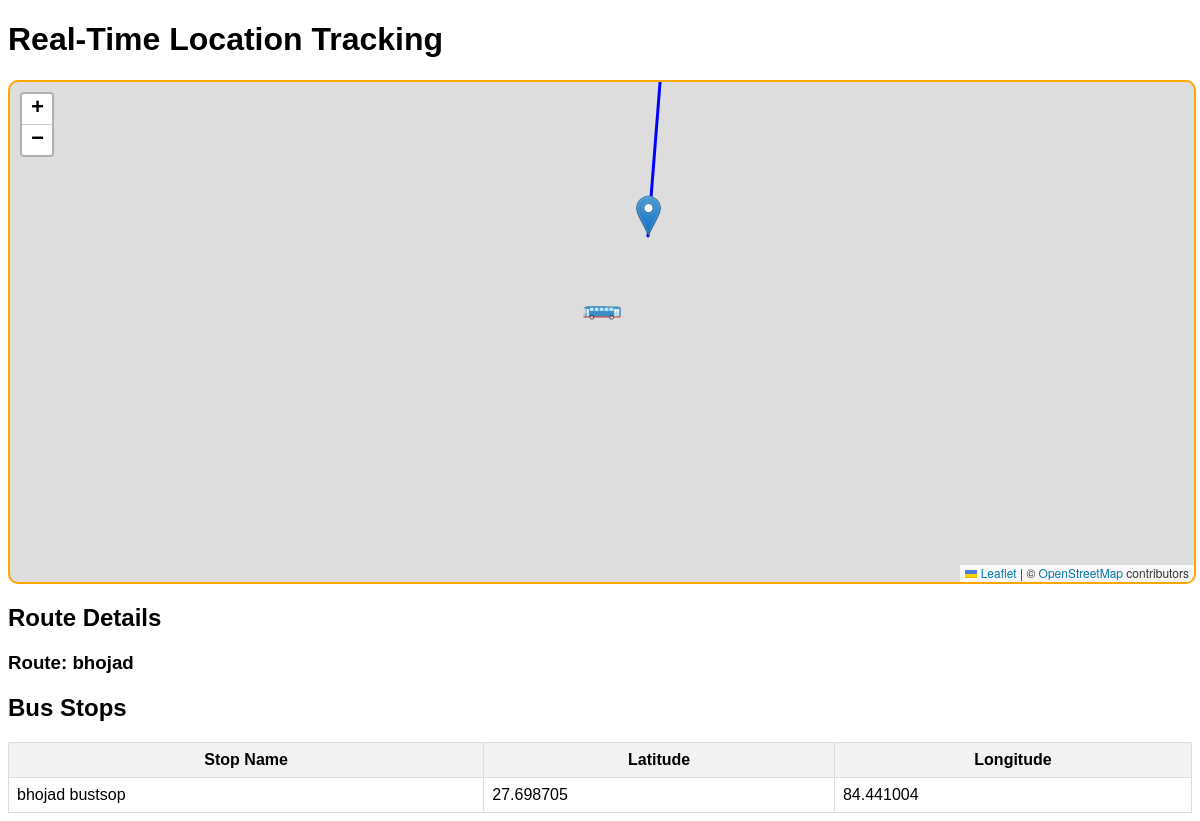
Screenshot of /accounts/show_owner_route/ (signed in) with the database file from the repository.
### route_manager/models.py (models this page shows, shortened)
class Route(models.Model):
    route_name = models.CharField(max_length=255)
    starting_point = models.CharField(max_length=255)
    destination = models.CharField(max_length=255)
    route_data = models.TextField()

class BusStop(models.Model):
    name = models.CharField(max_length=255)
    latitude = models.FloatField()
    longitude = models.FloatField()
    route = models.ForeignKey(Route, on_delete=models.CASCADE, related_name='bus_stops')

### owner/views.py (the view)
# urls.py: path('show_owner_route/', show_owner_route, name='show_owner_route'),
@login_required
def show_owner_route(request):
    try:
        venue_owner = VenueOwner.objects.get(user=request.user)
    except VenueOwner.DoesNotExist:
        return redirect('home')  # Redirect if not a VenueOwner
    owner_route = venue_owner.route
    bus_stops = BusStop.objects.filter(route=owner_route)
    return render(request, 'owner/show_route.html', {
        'owner_route': owner_route,
        'bus_stops': bus_stops,
        'owner': venue_owner  # Pass the venue owner object to get latitude and longitude
    })

### owner/templates/owner/show_route.html (shortened to what this page needs)
<!DOCTYPE html>
<html>
<head>
    <link rel="stylesheet" href="https://unpkg.com/leaflet@1.7.1/dist/leaflet.css" />
</head>
<body>
    <div style="background-color:white;">
        <h1>Real-Time Location Tracking</h1>
        <div id="map"></div>
        <h2>Route Details</h2>
        <h3>Route: {{ owner_route.route_name }}</h3>
        <h2>Bus Stops</h2>
        <table>
            <thead>
                <tr>
                    <th>Stop Name</th>
                    <th>Latitude</th>
                    <th>Longitude</th>
                </tr>
            </thead>
            <tbody>
                {% for stop in bus_stops %}
                <tr>
                    <td>{{ stop.name }}</td>
                    <td>{{ stop.latitude }}</td>
                    <td>{{ stop.longitude }}</td>
                </tr>
                {% endfor %}
            </tbody>
        </table>
    </div>
</body>
</html>

### owner/templates/owner/show_route.html (style rules this page uses)
#map { height: 500px; width: 100%; margin-top: 20px; border: 2px solid orange; border-radius: 10px; }
body { font-family: Arial, sans-serif; }
table { border-collapse: collapse; width: 100%; margin-top: 20px; }
th, td { border: 1px solid #ddd; padding: 8px; }
th { background-color: #f2f2f2; }

### rows the page displays
Route: route_name "bhojad"
BusStop: name "bhojad bustsop", latitude "27.698705", longitude "84.441004"
